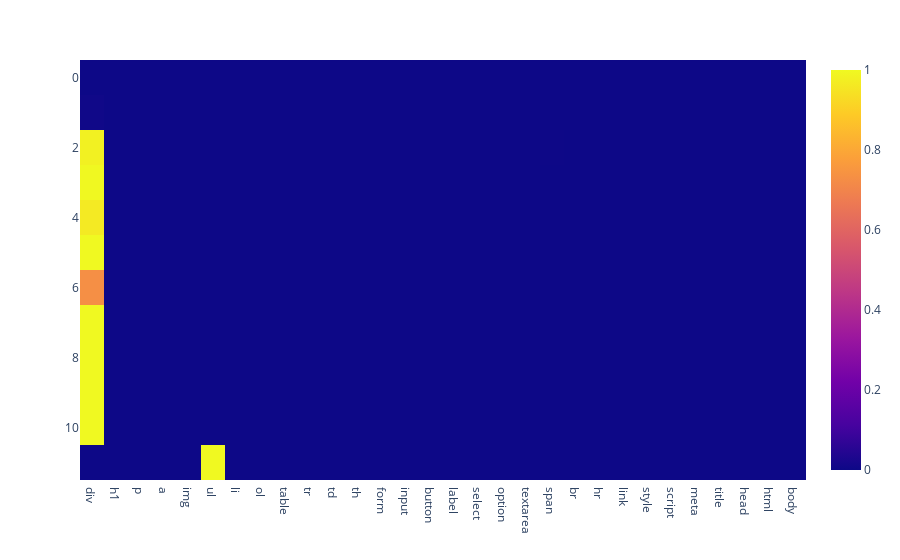

The cell this chart's notebook holds for it:
### Code cell
html_tags = np.array(['div', 'h1', 'p', 'a', 'img', 'ul', 'li', 'ol', 'table', 'tr', 'td', 'th', 'form', 'input', 'button', 'label', 'select', 'option', 'textarea', 'span', 'br', 'hr', 'link', 'style', 'script', 'meta', 'title', 'head', 'html', 'body'])
html_tags_tokens = model.to_tokens(html_tags)[:, 1]

with torch.no_grad():
    _, cache = model.run_with_cache(model.to_tokens(prompt))

logits = [model.unembed(cache[f"blocks.{l}.hook_resid_post"])[0, -1, :] for l in range(nl)]
proba = torch.cat([torch.softmax(logits, dim=-1)[None] for logits in logits])

px.imshow(proba[:, html_tags_tokens].cpu().detach(), y=list(range(nl)), x=html_tags)

### Figure 1 — Plotly figure (JSON) as saved in the notebook; plotly's stock layout.template omitted (floating-point values rounded to 4 significant figures; data arrays with more than 128 entries replaced by an {"elided": "..."} marker saying what was removed)
{"data": [{"coloraxis": "coloraxis", "hovertemplate": "x: %{x}<br>y: %{y}<br>color: %{z}<extra></extra>", "name": "0", "type": "heatmap", "x": ["div", "h1", "p", "a", "img", "ul", "li", "ol", "table", "tr", "td", "th", "form", "input", "button", "label", "select", "option", "textarea", "span", "br", "hr", "link", "style", "script", "meta", "title", "head", "html", "body"], "xaxis": "x", "y": [0, 1, 2, 3, 4, 5, 6, 7, 8, 9, 10, 11], "yaxis": "y", "z": {"elided": "12x30 float values"}}], "layout": {"coloraxis": {"colorscale": [[0, "#0d0887"], [0.1111, "#46039f"], [0.2222, "#7201a8"], [0.3333, "#9c179e"], [0.4444, "#bd3786"], [0.5556, "#d8576b"], [0.6667, "#ed7953"], [0.7778, "#fb9f3a"], [0.8889, "#fdca26"], [1, "#f0f921"]]}, "margin": {"t": 60}, "xaxis": {"anchor": "y", "constrain": "domain", "domain": [0, 1], "scaleanchor": "y"}, "yaxis": {"anchor": "x", "autorange": "reversed", "constrain": "domain", "domain": [0, 1]}}}
